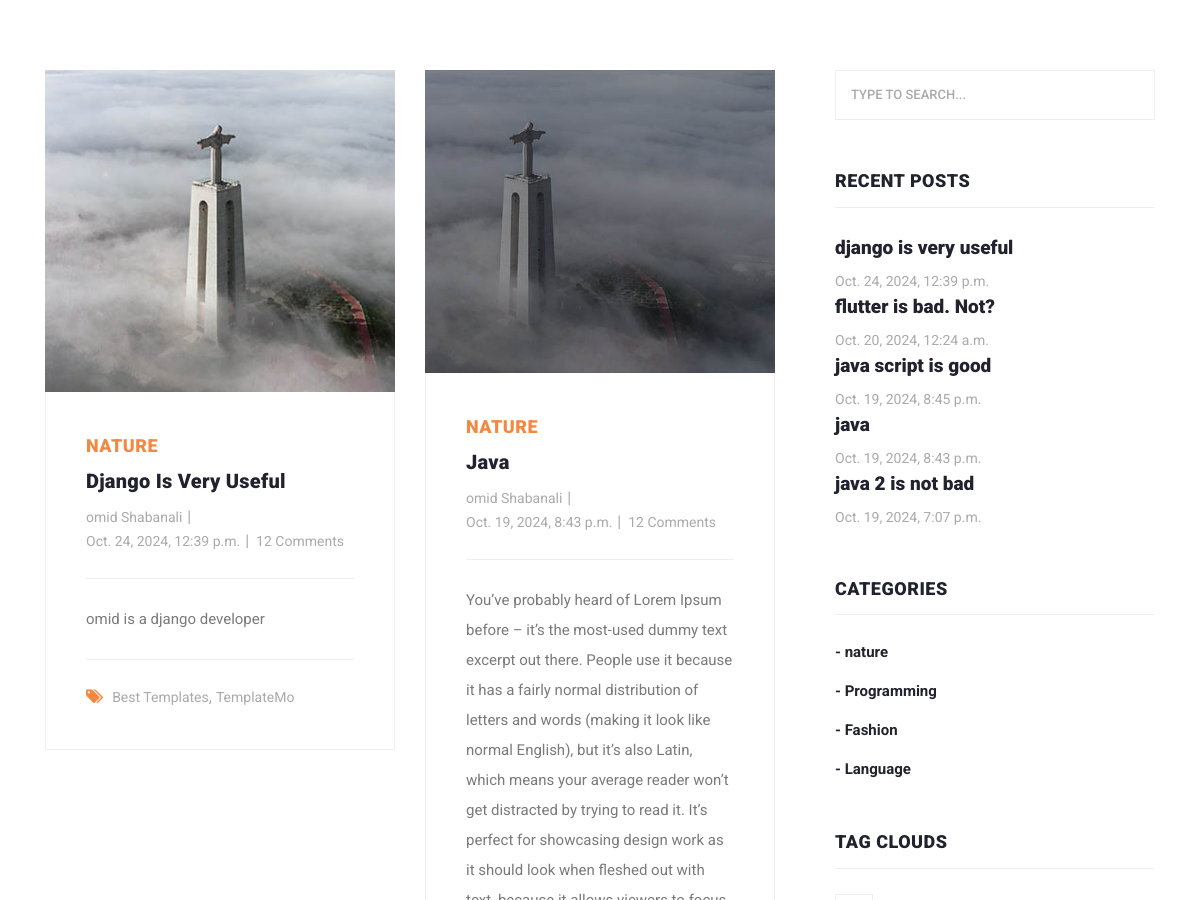
The page /articles/category/1 (middle part) on the database as committed earlier.
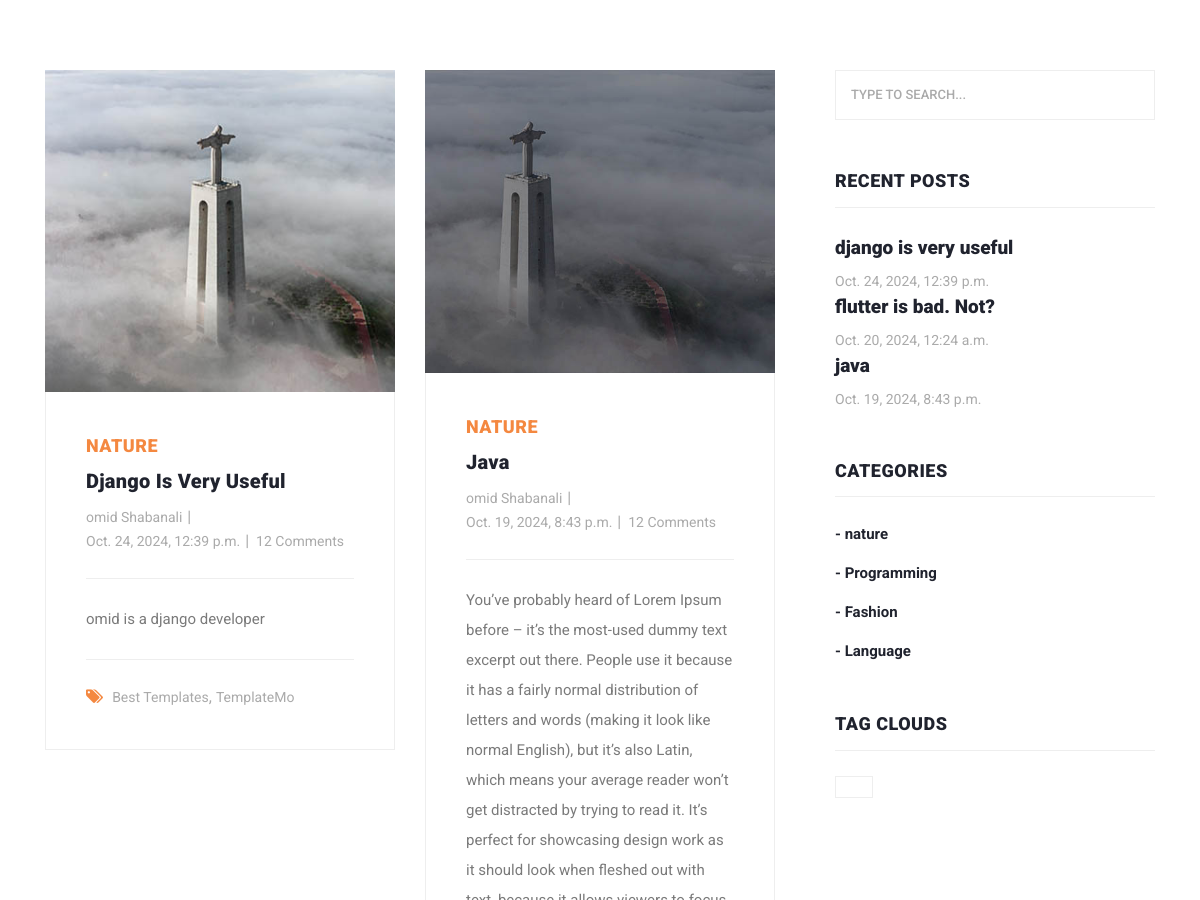
The same page on the database as committed later.
### blog/models.py (models this page shows, shortened)
class Article(models.Model):
    CHOICES = (
        ('A', 'پایتون'),
        ('B', 'جنگو')
    )
    author = models.ForeignKey(User, on_delete=models.CASCADE, related_name='articles')
    category = models.ManyToManyField(Category, related_name='articles')
    title = models.CharField(max_length=70)
    body = models.TextField()
    image = models.ImageField(upload_to='images/articles')
    created = models.DateTimeField(auto_now_add=True)
    updated = models.DateTimeField(auto_now=True)
    myfile = models.FileField(upload_to='test', null=True)
    status = models.BooleanField(default=True)
    published = models.BooleanField(default=True)
    objects = models.Manager()
    custom_manager = ArticleManager()
    slug = models.SlugField(blank=True, unique=True)
    class Meta:
        ordering = ('-created',)

class Category(models.Model):
    title = models.CharField(max_length=100)
    created = models.DateTimeField(auto_now_add=True)
    def __str__(self):
        return self.title

### blog/views.py (the view)
# urls.py: path('category/<int:pk>', views.category_detail, name='category_detail'),
def category_detail(request, pk=None):
    category = get_object_or_404(Category, id=pk)
    articles = category.articles.all()
    return render(request, "blog/articles_list.html", {'articles': articles})

### context_processors/context_processors.py (called while the page is built)
def recent_articles(request):
    recent_articles = Article.objects.order_by('-created')
    categories = Category.objects.all()
    return {'recent_articles': recent_articles, 'categories':categories}

### blog/templates/blog/articles_list.html (shortened to what this page needs)
{% extends 'base.html' %}
{% load static %}
{% block content %}
    <section class="blog-posts grid-system">
        <div class="container">
            <div class="row">
                <div class="col-lg-8">
                    <div class="all-blog-posts">
                        <div class="row">
                            {% for article in articles %}
                                <div class="col-lg-6">
                                    <div class="blog-post">
                                        <div class="blog-thumb">
                                            <img src="{{ article.image.url }}" alt="">
                                        </div>
                                        <div class="down-content">
                                            <span>{{ article.category.all.first }}</span>
                                            <a href="post-details.html"><h4>{{ article.title }}</h4></a>
                                            <ul class="post-info">
                                                <li><a href="#">{{ article.author.get_full_name }}</a></li>
                                                <li><a href="#">{{ article.created }}</a></li>
                                                <li><a href="#">12 Comments</a></li>
                                            </ul>
                                            <p>{{ article.body }}</p>
                                            <div class="post-options">
                                                <div class="row">
                                                    <div class="col-lg-12">
                                                        <ul class="post-tags">
                                                            <li><i class="fa fa-tags"></i></li>
                                                            <li><a href="#">Best Templates</a>,</li>
                                                            <li><a href="#">TemplateMo</a></li>
                                                        </ul>
                                                    </div>
                                                </div>
                                            </div>
                                        </div>
                                    </div>
                                </div>
                            {% endfor %}
                        </div>
                    </div>
                </div>
                {% include "includes/sidebar.html" %}
            </div>
        </div>
    </section>
{% endblock %}

### templates/base.html (shortened to what this page needs)
{% load static %}
<!DOCTYPE html>
<html lang="en">
<head>
    {% include "includes/head_references.html" %}
</head>
<body>
{% block content %}
{% endblock %}
</body>
</html>

### templates/includes/head_references.html (shortened to what this page needs)
{% load static %}
<link href="{% static "vendor/bootstrap/css/bootstrap.min.css" %}" rel="stylesheet">
<link rel="stylesheet" href="{% static "css/fontawesome.css" %}">
<link rel="stylesheet" href="{% static "css/templatemo-stand-blog.css" %}">
<link rel="stylesheet" href="{% static "css/owl.css" %}">

### templates/includes/header.html (shortened to what this page needs)
{% load static %}

### templates/includes/sidebar.html
<div class="col-lg-4">
    <div class="sidebar">
        <div class="row">
            <div class="col-lg-12">
                <div class="sidebar-item search">
                    <form id="search_form" name="gs" method="GET" action="#">
                        <input type="text" name="q" class="searchText" placeholder="type to search..."
                               autocomplete="on">
                    </form>
                </div>
            </div>
            <div class="col-lg-12">
                <div class="sidebar-item recent-posts">
                    <div class="sidebar-heading">
                        <h2>Recent Posts</h2>
                    </div>
                    <div class="content">
                        <ul>
                            <li><a href="post-details.html">
                                   {% for article in recent_articles %}
                                        <h5>{{ article.title }}</h5>
                                        <span>{{ article.created }}</span>
                                   {% endfor %}
                            </a></li>
                        </ul>
                    </div>
                </div>
            </div>
            <div class="col-lg-12">
                <div class="sidebar-item categories">
                    <div class="sidebar-heading">
                        <h2>Categories</h2>
                    </div>
                    <div class="content">
                        <ul>
                            {% for cat in categories %}
                                <li><a href="{% url "blog:category_detail" cat.id %}">- {{ cat.title }}</a></li>
                            {% endfor %}
                        </ul>
                    </div>
                </div>
            </div>
            <div class="col-lg-12">
                <div class="sidebar-item tags">
                    <div class="sidebar-heading">
                        <h2>Tag Clouds</h2>
                    </div>
                    <div class="content">
                        <ul>
                            <li><a href="#">{{ name }}</a></li>
                        </ul>
                    </div>
                </div>
            </div>
        </div>
    </div>
</div>

### templates/includes/footer_references.html (shortened to what this page needs)
{% load static %}

### static/css/templatemo-stand-blog.css (style rules this page uses)
body { font-family: 'Roboto', sans-serif; overflow-x: hidden; text-rendering: optimizeLegibility; -webkit-font-smoothing: antialiased; -moz-osx-font-smoothing: grayscale; }
p { margin-bottom: 0px; font-size: 15px; font-weight: 400; color: #7a7a7a; line-height: 30px; }
a { text-decoration: none!important; }
ul { padding: 0; margin: 0; list-style: none; }
h1,h2,h3,h4,h5,h6 { margin: 0px; }
.blog-posts { margin-top: 100px; }
.blog-posts .blog-post { margin-bottom: 30px; }
.blog-posts .blog-thumb img { width: 100%; overflow: hidden; }
.blog-posts .down-content { padding: 40px; border-right: 1px solid #eee; border-left: 1px solid #eee; border-bottom: 1px solid #eee; }
.blog-posts .down-content span { font-size: 18px; text-transform: uppercase; letter-spacing: 0.5px; font-weight: 900; color: #f48840; }
.blog-posts .down-content h4 { font-size: 24px; text-transform: capitalize; letter-spacing: 0.5px; font-weight: 900; color: #20232e; margin: 10px 0px 12px 0px; }
.blog-posts .down-content ul.post-info li { display: inline-block; margin-right: 8px; }
.blog-posts .down-content ul.post-info li:after { content: '|'; color: #aaa; margin-left: 8px; }
.blog-posts .down-content h4 { font-size: 20px; letter-spacing: 0.25px; }
.grid-system .down-content ul.post-info li { margin-right: 3px; }
.grid-system .down-content ul.post-info li:after { margin-left: 5px; }
.blog-posts .down-content ul.post-info li:last-child::after { display: none; }
.blog-posts .down-content ul.post-info li a { font-size: 14px; color: #aaa; font-weight: 400; transition: all .3s; }
.blog-posts .down-content p { padding: 25px 0px; margin: 25px 0px; border-top: 1px solid #eee; border-bottom: 1px solid #eee; }
.blog-posts .down-content ul.post-tags li, .blog-posts .down-content ul.post-share li { display: inline-block; }
.blog-posts .down-content ul.post-tags li:first-child i, .blog-posts .down-content ul.post-share li:first-child i { color: #f48840; margin-right: 5px; }
.blog-posts .down-content ul.post-tags li, .blog-posts .down-content ul.post-share li { color: #aaa; }
.blog-posts .down-content ul.post-tags li a, .blog-posts .down-content ul.post-share li a { font-size: 14px; color: #aaa; font-weight: 400; transition: all .3s; }
.blog-posts .sidebar-heading h2 { font-size: 18px; text-transform: uppercase; font-weight: 900; letter-spacing: 0.5px; color: #20232e; border-bottom: 1px solid #eee; padding-bottom: 15px; margin-bottom: 25px; }
.sidebar { margin-left: 30px; }
.sidebar .sidebar-item { margin-top: 50px; }
.sidebar .search { margin-top: 0px; }
.sidebar .sidebar-heading h2 { font-size: 18px; text-transform: uppercase; font-weight: 900; letter-spacing: 0.5px; color: #20232e; border-bottom: 1px solid #eee; padding-bottom: 15px; margin-bottom: 25px; }
.sidebar .search input { width: 100%; height: 50px; border: 1px solid #eee; font-size: 13px; text-transform: uppercase; font-weight: 500; color: #7a7a7a; outline: none; padding: 0px 15px; }
.sidebar .search input::placeholder { color: #aaa; }
.sidebar .recent-posts ul li { margin-bottom: 15px; padding-bottom: 15px; border-bottom: 1px solid #eee; }
.sidebar .recent-posts ul li:last-child { margin-bottom: 0px; padding-bottom: 0px; border-bottom: none; }
.sidebar .recent-posts ul li h5 { font-size: 19px; font-weight: 900; color: #20232e; line-height: 30px; transition: all 0.3s; }
.sidebar .recent-posts ul li span { display: block; font-size: 14px; color: #aaa; margin-top: 8px; }
.sidebar .categories ul li { margin-bottom: 15px; }
.sidebar .categories ul li:last-child { margin-bottom: 0px; }
.sidebar .categories ul li a { font-size: 15px; font-weight: 700; color: #20232e; transition: all .3s; }
.sidebar .tags ul li { margin-right: 6px; display: inline-block; }
.sidebar .tags ul li { margin-bottom: 10px; }
.sidebar .tags ul li a { font-size: 15px; font-weight: 500; color: #aaa; display: inline-block; border: 1px solid #eee; padding: 10px 18px; transition: all .3s; }

Rows that differ between the two databases and show on the page:
removed Article: title "java script is good", created "Oct. 19, 2024, 8:45 p.m.", shown under "RECENT POSTS"
removed Article: title "java 2 is not bad", created "Oct. 19, 2024, 7:07 p.m.", shown under "RECENT POSTS"
